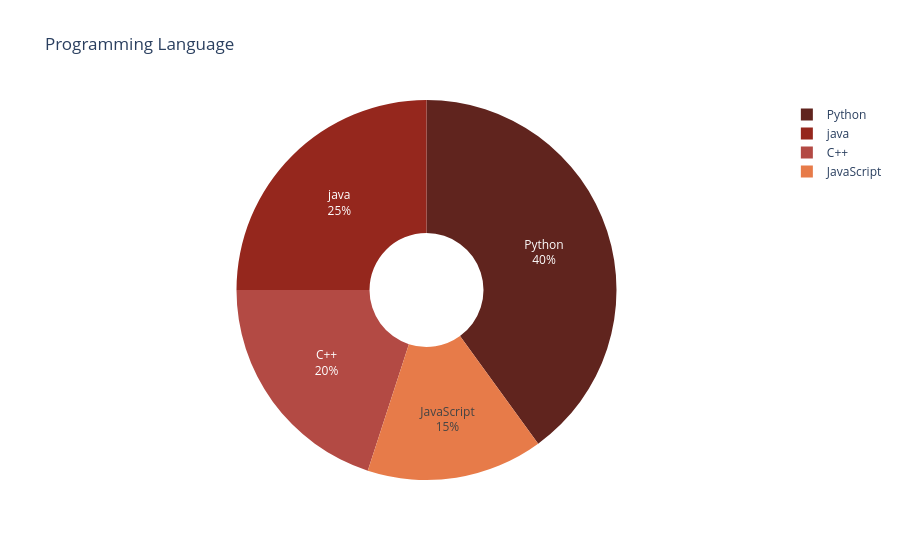

Notebook code cell kept with this figure:
### Code cell
fig = px.pie(names = labels, values = values, title = "Programming Language", hole = 0.3, color_discrete_sequence = ['#60241E', '#95271D', '#B34A44', '#E77B49'])
fig.update_traces(textinfo = "percent+label")
fig.show()

### Figure 1 — Plotly figure (JSON) as saved in the notebook; plotly's stock layout.template omitted (floating-point values rounded to 4 significant figures)
{"data": [{"domain": {"x": [0, 1], "y": [0, 1]}, "hole": 0.3, "hovertemplate": "label=%{label}<br>value=%{value}<extra></extra>", "labels": ["Python", "java", "C++", "JavaScript"], "legendgroup": "", "name": "", "showlegend": true, "textinfo": "percent+label", "type": "pie", "values": [40, 25, 20, 15]}], "layout": {"legend": {"tracegroupgap": 0}, "piecolorway": ["#60241E", "#95271D", "#B34A44", "#E77B49"], "title": {"text": "Programming Language"}}}
